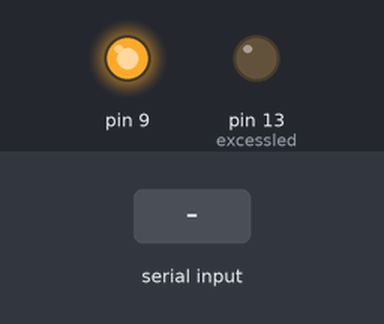
A sketch run on a simulated Arduino Uno, built with avr-gcc and run on an emulated ATmega328P. On the bench: output pins drawn as LEDs (lit = HIGH). Inputs (shaded band) come from the test bench.

Above: at 4.3 s.
4.4 s: "200\n" received over Serial
At 7.23 s:
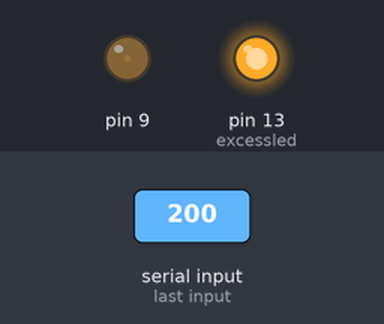
7.4 s: "90,45\n" received over Serial
At 8.0 s:
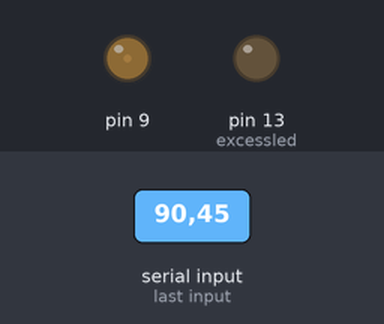
9.0 s: "30,150\n" received over Serial
At 11.5 s:
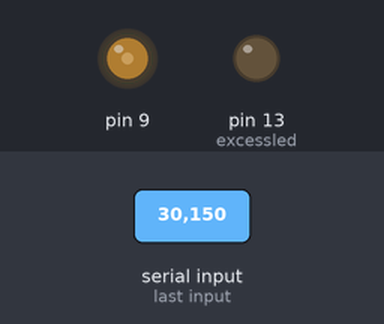
Timing chart, 0 to 13.0 s (numbered marks = the images above; inputs shaded):
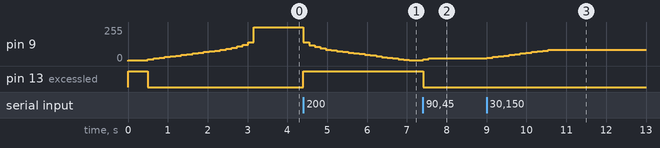

Measured:
- after the input at 4.4 s, pin 9: moves from 255/255 to 6/255 over 2.7 s, starting at once; pin 13 (excessled): LOW → HIGH at once
- after the input at 7.4 s, pin 9: 6/255 → 13/255 at once, → 20/255 0.14 s later; pin 13 (excessled): HIGH → LOW at once
- after the input at 9.0 s, pin 9: moves from 20/255 to 84/255 over 1.5 s, starting at once

The sketch:

torrentmeter.ino
```cpp
// (licence header left out)
static int meter = 9;		// pwm output pin
static int excessled = 13;	// led on: input value is beyond scale limit
static int bufsiz = 8;
static int keythen = 21;	// key used to look up pwm value from table
static int pwmthen = 0;		// pwm value (then and now)

// pwm lookup tables    0  5    10   15   20   25   30   35   40   45   50   55   60   65   70   75   80   85   90   95   100
static int rising[]  = {0, 115, 135, 149, 160, 169, 175, 182, 186, 192, 196, 202, 207, 213, 218, 225, 230, 236, 240, 246, 249};
static int falling[] = {0, 113, 132, 145, 157, 164, 171, 177, 182, 187, 192, 197, 203, 209, 214, 219, 224, 229, 235, 242, 249};
static int risingcal = +0;

void setup() {
	TCCR1B = TCCR1B & 0b11111001;	// set pwm frequency (Atmega 328)
	pinMode(excessled, OUTPUT);
	digitalWrite(excessled, LOW);
	Serial.begin(9600);
	setmeter(100);
	delay(500);
	setmeter(0);
}

void loop()	{
	setmeter(serialreadvalue());
}

void analogInvWrite(int pin, int val) {
	analogWrite(pin, 255-val);
}

void setmeter(int value) {
	int keynow = 0,	// current key used to look up pwm value
		pwmnow,		// current pwm value
		i;

	// uncomment this if you need to input pwm values, e.g. for calibration.
	//analogWrite(meter, 255-value);
	//return;

	// compute key for pwm lookup table.
	keynow = value / 5;		// 20 steps and 0
	if ((value % 5) > 2)	// use key N5 for [3..7] and N0 for [8..2]
		keynow++;
	if (keynow >= 20) {
		keynow = 20;
		digitalWrite(excessled, HIGH);
	} else {
		digitalWrite(excessled, LOW);
	}

	if (keynow > keythen) {
		for (i = keythen+1; i <= keynow; i++) {
			analogInvWrite(meter, pwmnow = rising[i] + risingcal);
			if (i < keynow) delay(140);
		}
	} else if (keynow < keythen) {
		for (i = keythen-1; i >= keynow; i--) {
			analogInvWrite(meter, pwmnow = falling[i]);
			if (i > keynow) delay(140);
		}
	} else {
		pwmnow = pwmthen;
	}

	keythen = keynow;
	pwmthen = pwmnow;
}

int serialreadvalue() {
	char buf[bufsiz];
	buf[0] = '\0';
	for (int i = 0; ; ) {
		if (Serial.available() <= 0) {
			delayMicroseconds(521);
		} else {
			buf[i] = Serial.read();
			if (buf[i] == '\r' || buf[i] == '\n' || buf[i] == '\0') {
				buf[i] = '\0';
				break;
			}
			(i < bufsiz-1) ? i++ : 0;
		}
	}
	return(atoi(buf));
}
```
